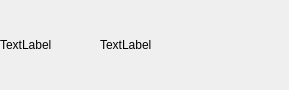
<?xml version="1.0" encoding="UTF-8"?>
<ui version="4.0">
 <class>Child_Item</class>
 <widget class="QWidget" name="Child_Item">
  <property name="geometry">
   <rect>
    <x>0</x>
    <y>0</y>
    <width>289</width>
    <height>90</height>
   </rect>
  </property>
  <property name="sizePolicy">
   <sizepolicy hsizetype="Expanding" vsizetype="Expanding">
    <horstretch>2</horstretch>
    <verstretch>1</verstretch>
   </sizepolicy>
  </property>
  <property name="windowTitle">
   <string>Form</string>
  </property>
  <layout class="QHBoxLayout" name="horizontalLayout">
   <property name="leftMargin">
    <number>0</number>
   </property>
   <property name="topMargin">
    <number>0</number>
   </property>
   <property name="rightMargin">
    <number>0</number>
   </property>
   <property name="bottomMargin">
    <number>0</number>
   </property>
   <item>
    <widget class="QLabel" name="label_Pic">
     <property name="sizePolicy">
      <sizepolicy hsizetype="Expanding" vsizetype="Expanding">
       <horstretch>1</horstretch>
       <verstretch>1</verstretch>
      </sizepolicy>
     </property>
     <property name="text">
      <string>TextLabel</string>
     </property>
     <property name="scaledContents">
      <bool>true</bool>
     </property>
    </widget>
   </item>
   <item>
    <widget class="QLabel" name="label_Text">
     <property name="sizePolicy">
      <sizepolicy hsizetype="Expanding" vsizetype="Expanding">
       <horstretch>2</horstretch>
       <verstretch>1</verstretch>
      </sizepolicy>
     </property>
     <property name="text">
      <string>TextLabel</string>
     </property>
    </widget>
   </item>
  </layout>
 </widget>
 <resources/>
 <connections/>
</ui>
